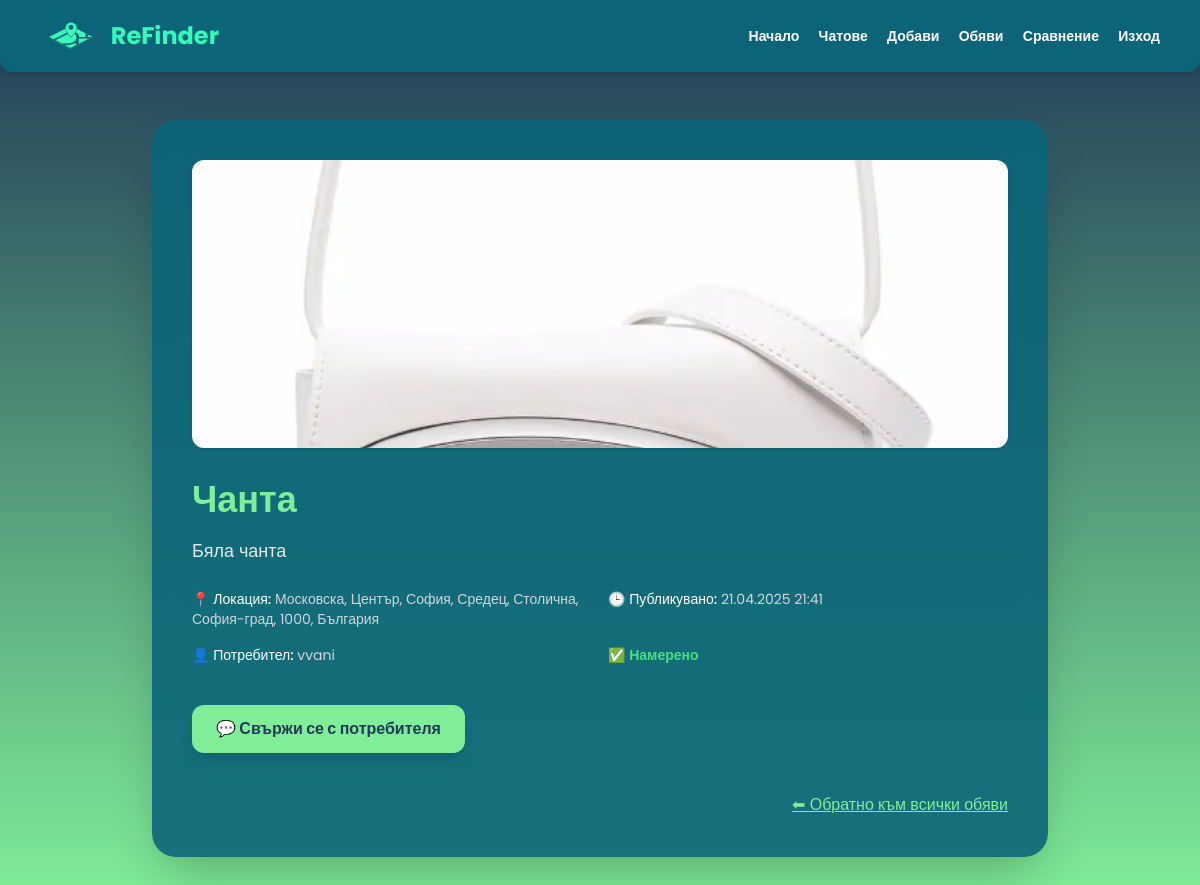
/ads/14/, run on the app's committed database.
### ReFinds/models.py (models this page shows, shortened)
class Ad(models.Model):
    STATUS_CHOICES = [
        ('lost', 'Изгубено'),
        ('found', 'Намерено'),
    ]
    title = models.CharField(max_length=100)
    title_lower = models.CharField(max_length=255, blank=True, null=True)
    description = models.TextField(max_length=300)
    status = models.CharField(max_length=10, choices=STATUS_CHOICES, default='lost')
    image = models.ImageField(upload_to='ads_images/', blank=True, null=True)
    embedding = models.TextField(blank=True, null=True)  # JSON-сериализирана листа от числа
    location = models.CharField(max_length=225, blank=True)
    latitude = models.FloatField()
    longitude = models.FloatField()
    created_at = models.DateTimeField(auto_now_add=True)
    user = models.ForeignKey(User, on_delete=models.CASCADE)

### ReFinds/views.py (the view)
# urls.py: path('ads/<int:ad_id>/', views.ad_detail_view, name='ad_detail'),
def ad_detail_view(request, ad_id):
    ad = get_object_or_404(Ad, id=ad_id)
    edit = request.user.id == ad.user.id
    return render(request, 'ad_detail.html', {'ad': ad, 'edit': edit})

### ReFinds/templates/ad_detail.html (shortened to what this page needs)
<!DOCTYPE html>
{% load static %}
<html lang="bg">
<head>
  <script src="https://cdn.tailwindcss.com"></script>
</head>
<body class="text-white min-h-screen flex flex-col">
  <nav class="flex justify-between items-center px-10 py-4 bg-[#0C6478] shadow-md sticky top-0 z-10 rounded-b-xl">
    <div class="flex items-center gap-3">
      <img src="{% static 'logo-removebg-preview.png' %}" alt="ReFinder Logo" class="h-10">
      <span class="text-2xl font-bold text-[#33FBBA]">ReFinder</span>
    </div>
    <div class="space-x-4 text-sm font-semibold">
      <a href="{% url 'home' %}" class="hover:text-[#80EE98]">Начало</a>
      <a href="{% url 'chat_list' %}" class="hover:text-[#80EE98]">Чатове</a>
      <a href="{% url 'listing' %}" class="hover:text-[#80EE98]">Добави</a>
      <a href="{% url 'ad_list' %}" class="hover:text-[#80EE98]">Обяви</a>
      <a href="{% url 'image_search' %}" class="hover:text-[#80EE98]" >Сравнение</a>
      <a href="{% url 'logout' %}" class="hover:text-[#80EE98]">Изход</a>
    </div>
  </nav>
  <main class="flex-grow flex justify-center py-12 px-4">
    <div class="w-full max-w-4xl bg-[#0C6478]/90 backdrop-blur-md p-10 rounded-3xl shadow-2xl fade-in">
      {% if ad.image %}
        <div class="rounded-xl overflow-hidden shadow mb-8">
          <img src="{{ ad.image.url }}" alt="Ad Image" class="w-full h-72 object-cover">
        </div>
      {% endif %}
      <h1 class="text-4xl font-extrabold text-[#80EE98] mb-4">{{ ad.title }}</h1>
      <p class="text-lg text-gray-200 mb-6 leading-relaxed">{{ ad.description }}</p>
      <div class="grid grid-cols-1 sm:grid-cols-2 gap-4 text-sm text-gray-300">
        <p>📍 <span class="text-white font-medium">Локация:</span> {{ ad.location }}</p>
        <p>🕒 <span class="text-white font-medium">Публикувано:</span> {{ ad.created_at|date:"d.m.Y H:i" }}</p>
        <p>👤 <span class="text-white font-medium">Потребител:</span> {{ ad.user.username }}</p>
        <p>
          {% if ad.status == 'lost' %}
            🛑 <span class="text-red-400 font-semibold">Изгубено</span>
          {% elif ad.status == 'found' %}
            ✅ <span class="text-green-400 font-semibold">Намерено</span>
          {% endif %}
        </p>
      </div>
      {% if request.user != ad.user %}
        <div class="mt-10">
          <a href="{% url 'start_chat' ad.user.id %}" class="inline-block bg-[#80EE98] text-[#213A58] font-bold px-6 py-3 rounded-xl hover:bg-[#46DFB1] transition-all shadow-lg">
            💬 Свържи се с потребителя
          </a>
        </div>
      {% endif %}
      <div class="mt-10 text-right">
        <a href="{% url 'ad_list' %}" class="text-[#80EE98] underline hover:text-[#46DFB1] transition">⬅ Обратно към всички обяви</a>
      </div>
    </div>
  </main>
</body>
</html>

### ReFinds/templates/ad_detail.html (style rules this page uses)
body { font-family: 'Poppins', sans-serif; background: linear-gradient(to bottom, #213A58, #80EE98); }
.fade-in { animation: fadeIn 0.6s ease-in-out both; }

### data on the page
Ad: image (picture), title "Чанта", description "Бяла чанта", location "Московска, Център, София, Средец, Столична, София-град, 1000, България", created_at "21.04.2025 21:41", user.username "vvani"
